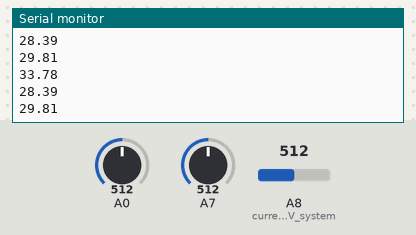
A sketch run on a simulated Arduino Mega 2560, built with avr-gcc and run on an emulated ATmega2560. Shown: the last lines printed to the serial monitor. The test bench sets the inputs (shaded band); at power-on: A0 = 512, A7 = 512, A8 (current_of_PV_system) = 512.

Above: at 1.2 s.
1.3 s: A0 set to 716
At 1.8 s:
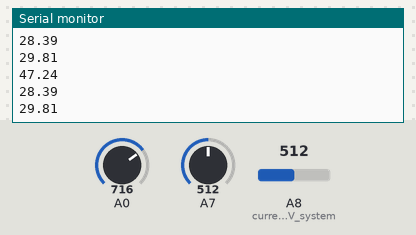
2.8 s: A7 set to 716
At 3.7 s:
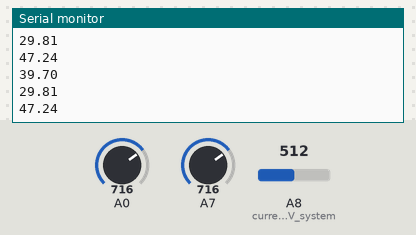
4.3 s: A8 (current_of_PV_system) set to 716
At 4.8 s:
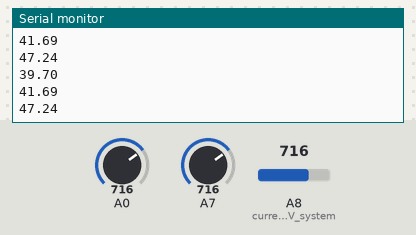
5.8 s: A0 set to 900
At 6.3 s:
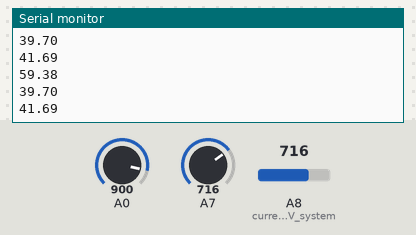
7.3 s: A7 set to 900
At 7.8 s:
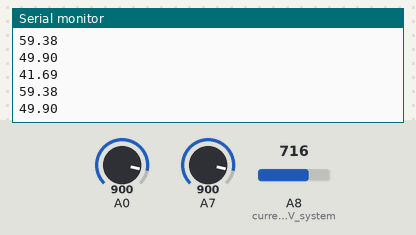
8.8 s: A8 (current_of_PV_system) set to 900
At 9.8 s:
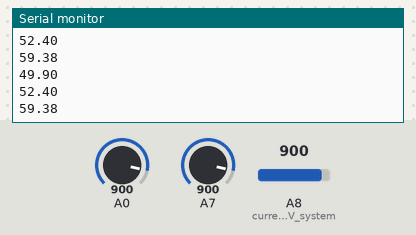
Timing chart, 0 to 11.3 s (numbered marks = the images above; inputs shaded):
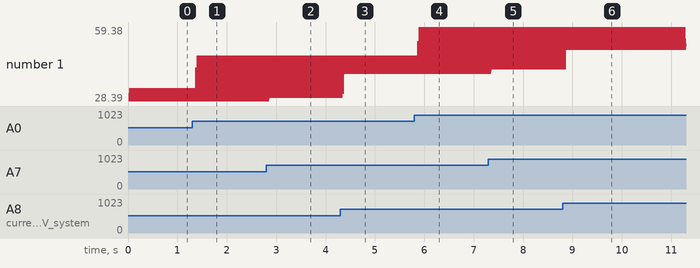

Measured:
- after the input at 1.3 s, the serial monitor: prints a new line after 0.07 s (image 1)
- after the input at 2.8 s, the serial monitor: prints a new line after 0.07 s (image 2)
- after the input at 4.3 s, the serial monitor: prints a new line after 0.06 s (image 3)
- after the input at 5.8 s, the serial monitor: prints a new line after 0.07 s (image 4)
- after the input at 7.3 s, the serial monitor: prints a new line after 0.06 s (image 5)
- after the input at 8.8 s, the serial monitor: prints a new line after 0.08 s (image 6)
- plotted number 1: 41.69 → 49.9 after the input at 7.3 s, 49.9 → 52.4 after the input at 8.8 s

The sketch:

dfa_calibration.ino
```cpp
double DAF1,DAF2,DAF3;

void setup() {
   pinMode(A7, INPUT);
   pinMode(A8, INPUT); // current of PV system
   pinMode(A0, INPUT);
  // put your setup code here, to run once:
  Serial.begin(9600);
}
void take_inputs(){
  DAF1=0;
  DAF2=0;
  DAF3=0;

  int count = 0;
  int count_max = 30;
  while(count<count_max){
    DAF1 += (float)analogRead(A7)/1023.0*5.0*13.5*10/11.9/count_max;
    DAF2 += (float)analogRead(A8)/1023.0*5.0*13.5*30/34/count_max;
    DAF3 += (float)analogRead(A0)/1023.0*5.0*13.5/count_max;
    count++;
  }
  Serial.println(DAF1);
  Serial.println(DAF2);
  Serial.println(DAF3);
  Serial.println();
}

void loop() {
    take_inputs();
}
```
